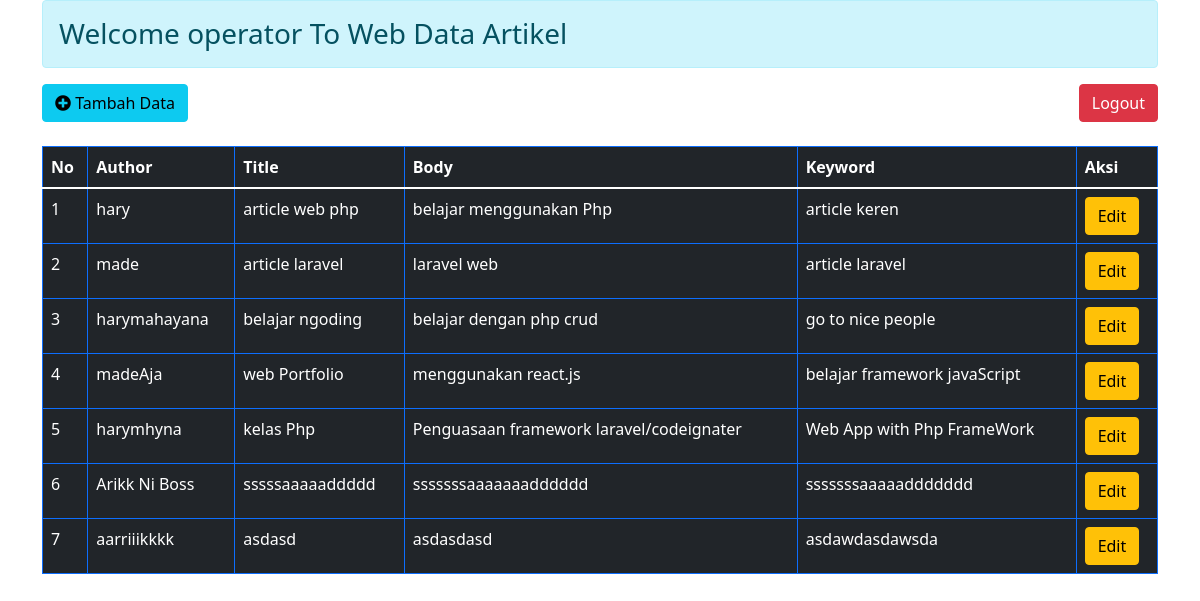
Page /crud/index.php (signed in) on the committed database.
### tables this page shows
CREATE TABLE `article` (
  `id` int(11) NOT NULL,
  `author` varchar(25) NOT NULL,
  `title` varchar(50) NOT NULL,
  `body` text NOT NULL,
  `keyword` varchar(255) NOT NULL
);

### crud/index.php (the view, shortened to what this page needs)
<!DOCTYPE html>
<html lang="en">
<head>
    <link rel="stylesheet" href="../assets/bootstrap/css/bootstrap.min.css">
    <link rel="stylesheet" href="../assets/fontawesome-free-5.15.4-web/css/all.css">
</head>
<body>
    <div class="container">
    <h3 class="alert alert-info"> Welcome
        <?= $_SESSION['fullname'];?> To Web Data Artikel
    </h3>
    <a href="tambah.php" class="btn btn-info"><i class="fas fa-plus-circle"></i> Tambah Data </a>
    <a href="logout.php" class="btn btn-danger float-end mb-3">Logout</a>
    <br><br>
<table class="table table-dark table-bordered border-primary" >
<thead>
    <tr>
        <th>No</th>
        <th>Author</th>
        <th>Title</th>
        <th>Body</th>
        <th>Keyword</th>
        <th>Aksi</th>
    </tr>
    <tbody>
        <?php
        require 'conn.php';
        $query = "SELECT * FROM article";
        $sql = mysqli_query($koneksi,$query);
        $no = 1;
        while ($data = mysqli_fetch_object($sql)) {
        ?>
        <tr>
        <td><?= $no++; ?></td>
        <td><?= $data->author; ?></td>
        <td><?= $data->title; ?></td>
        <td><?= $data->body; ?></td>
        <td><?= $data->keyword; ?></td>
       <td><a href="edit.php?url-id=<?= $data->id;?>">
       <input type="submit" value="Edit" class="btn btn-warning" >
    </td>
    </tr>
    <?php
        }
        ?>
    </tbody>
</thead>
</table>
    </div>
</body>
</html>

### rows in the picture
article: author "hary", title "article web php", body "belajar menggunakan Php", keyword "article keren"
article: author "made", title "article laravel", body "laravel web", keyword "article laravel"
article: author "harymahayana", title "belajar ngoding", body "belajar dengan php crud", keyword "go to nice people"
article: author "madeAja", title "web Portfolio", body "menggunakan react.js", keyword "belajar framework javaScript"
article: author "harymhyna", title "kelas Php", body "Penguasaan framework laravel/codeignater", keyword "Web App with Php FrameWork"
article: author "Arikk Ni Boss", title "sssssaaaaaddddd", body "sssssssaaaaaaadddddd", keyword "sssssssaaaaaddddddd"
article: author "aarriiikkkk", title "asdasd", body "asdasdasd", keyword "asdawdasdawsda"

### other values in the picture
$_SESSION['fullname'] "operator"
